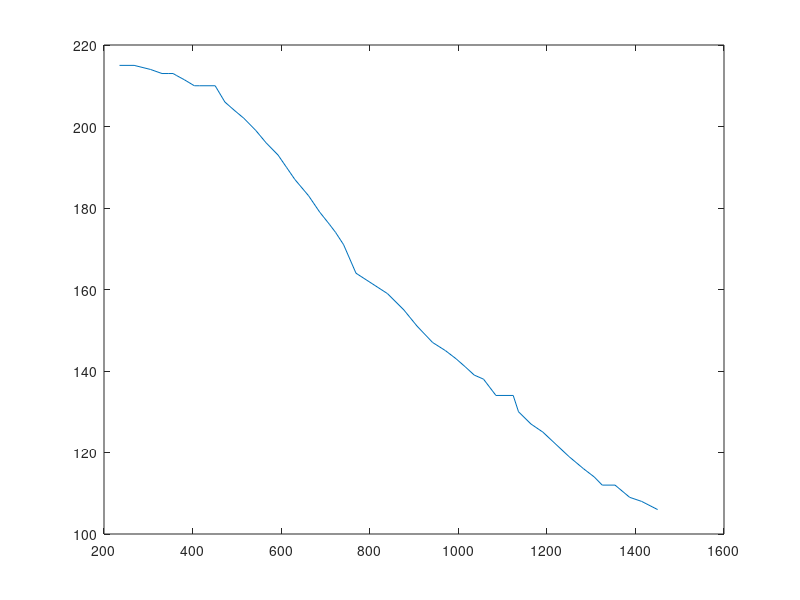

Recreate this plot in MATLAB.
DX=[235	215
268	215
305	214
331	213
345	213
356	213
364	212.5
381	211.5
404	210
416	210
451	210
473	206
494	204
516	202
543	199
566	196
593	193
612	190
631	187
662	183
687	179
709	176
723	174
741	171
769	164
840	159
877	155
907	151
942	147
971	145
995	143
1016	141
1036	139
1057	138
1085	134
1124	134
1136	130
1164	127
1191	125
1250	119
1283	116
1307	114
1325	112
1354	112
1387	109
1414	108
1450	106
];

DY=[238	369
266	369
294	367
323	366
344	364
362	362
377	360
392	359
427	357
445	357
463	357
480	359
520	359
545	360
575	360
599	362
628	363
669	364
710	366
738	367
771	370
793	372
816	374
906	373
925	371
940	368
958	365
976	361
993	357
1013	352
1031	348
1050	343
1065	341
1083	338
1105	336
1116	336
1123	336
1137	337
1159	337
1169	343
1180	343
1191	342
1208	351
1246	352
1257	357
1273	359
1286	361
1307	366
1328	369
1348	370
1372	372
1387	372
1407	371
1432	370
1450	366
];


DZ=[235	600
311	600
340	599
364	599
400	600
425	598
442	596
474	593
503	590
528	589
554	589
582	581
592	579
621	578
639	575
656	573
674	572
710	570
750	568
776	569
809	569
809	569
809	569
864	569
889	564
913	561
936	559
983	554
1005	551
1034	549
1063	547
1096	543
1111	541
1124	540
1166	534
1186	535
1194	533
1215	535
1228	542
1252	549
1287	558
1348	575
1390	582
1415	586

];

%plot(DX)
plot(DX(:,1),DX(:,2))


